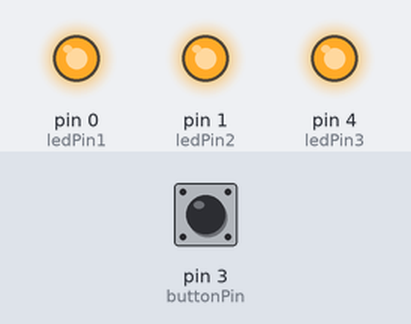
The sketch below on a simulated Arduino Uno, built with avr-gcc and run on an emulated ATmega328P. Parts: output pins drawn as LEDs (lit = HIGH). Inputs (shaded band) come from the test bench; at power-on: pin 3 (buttonPin) LOW.

Above: at 1.2 s.
1.3 s: pin 3 (buttonPin) pulled HIGH for 0.15 s
At 1.8 s:
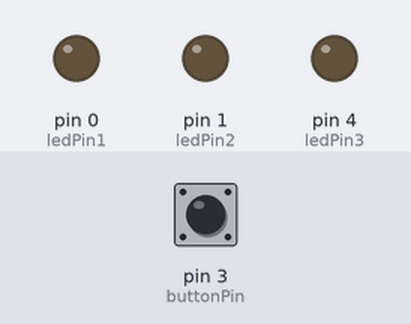
4.4 s: pin 3 (buttonPin) pulled HIGH for 1 s
At 5.8 s:
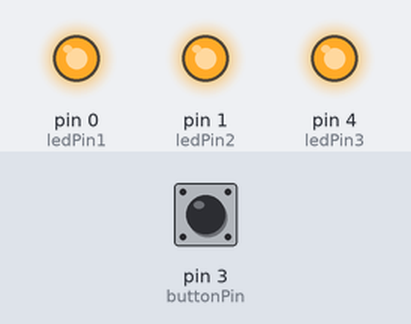
6.9 s: pin 3 (buttonPin) pulled HIGH for 0.15 s
At 8.0 s:
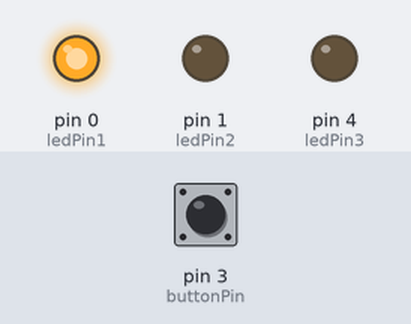
10.0 s: pin 3 (buttonPin) pulled HIGH for 3.2 s
At 11.0 s:
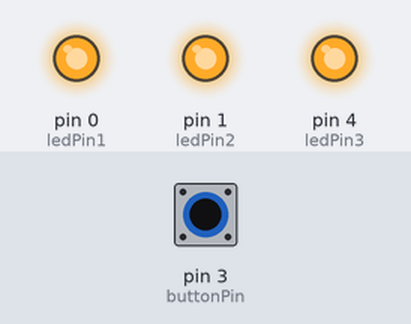
Timing chart, 0 to 13.0 s (numbered marks = the images above; inputs shaded):
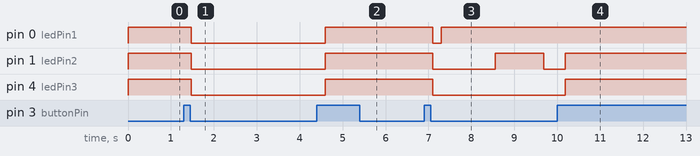

Measured:
- after the input at 1.3 s, pin 0 (ledPin1), pin 1 (ledPin2), pin 4 (ledPin3): HIGH → LOW after 0.18 s
- after the input at 4.4 s, pin 1 (ledPin2): LOW → HIGH after 0.19 s instead of 1.5 s; pin 4 (ledPin3): LOW → HIGH after 0.19 s
- after the input at 6.9 s, pin 0 (ledPin1): HIGH → LOW after 0.19 s, → HIGH 0.20 s later; pin 1 (ledPin2): HIGH → LOW after 0.19 s, → HIGH 1.5 s later, → LOW 1.1 s later; pin 4 (ledPin3): HIGH → LOW after 0.19 s
- after the input at 10.0 s, pin 0 (ledPin1): stays HIGH (without the input it goes to LOW after 0.94 s); pin 1 (ledPin2), pin 4 (ledPin3): LOW → HIGH after 0.18 s

The sketch:

LOTUS_lights_v2.ino
```cpp
// LOTUS code by Katrien van Riet - Jan 2020 - version 2
// DON'T change pin numbers!

//PINS
const int ledPin1 = 0;
const int ledPin2 = 1;
const int ledPin3 = 4;
const int buttonPin = 3;

//LIGHT RINGS
float ledCounter = 0;
float ledStepSize = 1;
float ledInterval = 50;           // Interval between subsequent rings turning on (in loops)
bool isPulsating = false;

// Pushbutton debounce
int ledState = HIGH;         // the current state of the output pin
int buttonState;             // the current reading from the input pin
int lastButtonState = LOW;   // the previous reading from the input pin
unsigned long lastDebounceTime = 0;  // the last time the output pin was toggled
unsigned long debounceDelay = 50;    // the debounce time; increase if the output flickers

void setup() {
  pinMode (ledPin1, OUTPUT);
  pinMode (ledPin2, OUTPUT);
  pinMode (ledPin3, OUTPUT);
  pinMode(buttonPin, INPUT);
//  Serial.begin(9600);
}

void loop() {
  int buttonValue = digitalRead(buttonPin);
  if (buttonValue != lastButtonState) {
    lastDebounceTime = millis();
  }
  if ((millis() - lastDebounceTime) > debounceDelay) {
    if (buttonValue != buttonState) {
      buttonState = buttonValue;
      if (buttonState == HIGH) {
        isPulsating = !isPulsating;
        delay(100);
      }
    }
  }
  lastButtonState = buttonValue;
  if (isPulsating) {
    doPulsating();
  }
  else {
    doRingsOn(255);
  }
  delay(25);
//  Serial.println(isPulsating);
}
```

rings.ino
```cpp
void doRingsOn(int ledValue_){
  analogWrite(ledPin1, ledValue_);
  analogWrite(ledPin2, ledValue_);
  analogWrite(ledPin3, ledValue_);
}

void doPulsating() {
  int upperLimit = 200;
  int lowerLimit = -50;
  ring1();
  ring2();
  ring3();
  ledCounter += ledStepSize;
  if (ledCounter >= upperLimit || ledCounter <= lowerLimit) {
    ledStepSize *= -1;    // This sign switching causes LED rings to oscillate between dimming and brightening
    if (ledStepSize < 0) {
      ledStepSize = -1; // Breathing out should go slower than breathing in --> LEDs dimming takes longer due to smaller step size
      ledCounter = upperLimit;   // Prevents cycle from deadlocking
    }
    else if (ledStepSize > 0) {
      ledStepSize = 1.5;  // Breathing in should go faster than breathing out --> LEDs brightening goes faster due to bigger step size
      ledCounter = lowerLimit;   // Prevents cycle from deadlocking
    }
  }
}

void ring1() {
  float ledValue = ledCounter;
  if (ledValue <= 0) {
    ledValue = 0;
  }
  else if (ledValue >= 255) {
    ledValue = 255;
  }
  analogWrite(ledPin1, ledValue);
}

void ring2() {
  int ledValue = ledCounter - ledInterval;
  if (ledValue <= 0) {
    ledValue = 0;
  }
  else if (ledValue >= 255) {
    ledValue = 255;
  }
  analogWrite(ledPin2, ledValue);
}

void ring3() {
  int ledValue = ledCounter - (ledInterval * 2);
  if (ledValue <= 0) {
    ledValue = 0;
  }
  else if (ledValue >= 255) {
    ledValue = 255;
  }
  analogWrite(ledPin3, ledValue);
}
```
